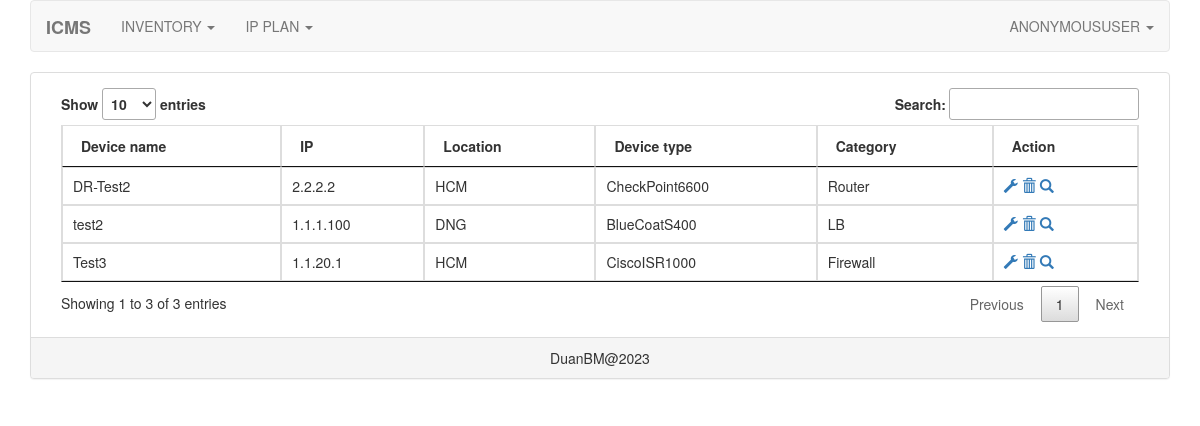
Page /inventory/list-device on the earlier database version.
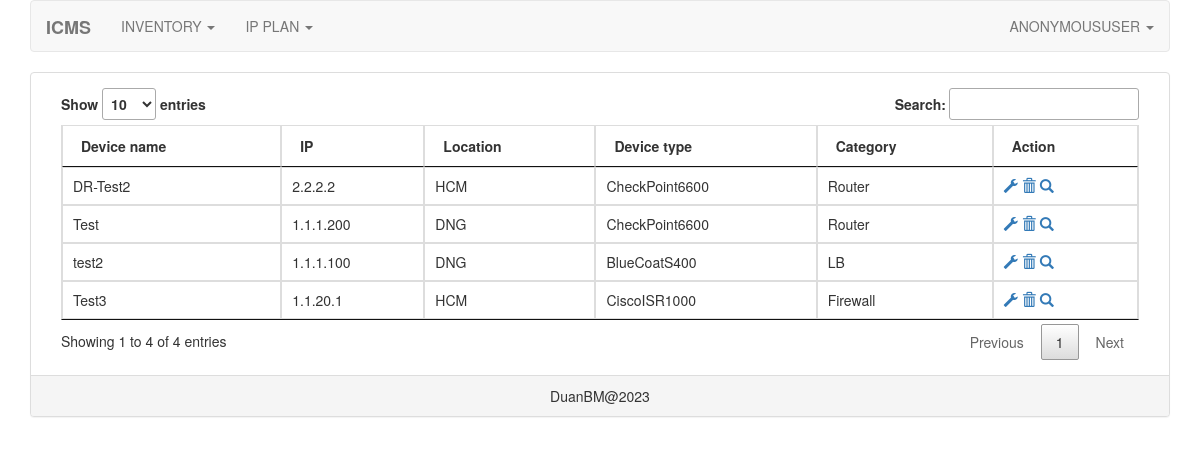
Same page on the later database version.
### inventory/models.py (models this page shows, shortened)
class DeviceModel(models.Model):
    device_name = models.CharField(max_length=1000)
    device_ip = models.GenericIPAddressField(unique=True)
    device_location = models.ForeignKey('DeviceLocation', on_delete=models.CASCADE)
    device_type = models.ForeignKey('DeviceType', on_delete=models.CASCADE)
    device_category = models.ForeignKey('DeviceCategory', on_delete=models.CASCADE)
    device_vendor = models.ForeignKey('DeviceVendor', on_delete=models.CASCADE)
    device_description = models.CharField(max_length=1000)
    device_creation_time = models.DateTimeField(auto_now=True)
    user_created = models.CharField(max_length=100)

class DeviceLocation(models.Model):
    device_location = models.CharField(max_length=1000, unique=True)
    description = models.CharField(max_length=1000)
    creation_time = models.DateTimeField(auto_now=True)
    user_created = models.CharField(max_length=100)
    def __str__(self):
        return self.device_location

class DeviceType(models.Model):
    device_type = models.CharField(max_length=1000, unique=True)
    description = models.CharField(max_length=1000)
    creation_time = models.DateTimeField(auto_now=True)
    user_created = models.CharField(max_length=100)
    def __str__(self):
        return self.device_type

class DeviceCategory(models.Model):
    device_category = models.CharField(max_length=1000, unique=True)
    description = models.CharField(max_length=1000)
    creation_time = models.DateTimeField(auto_now=True)
    user_created = models.CharField(max_length=100)
    def __str__(self):
        return self.device_category

### inventory/views.py (the view, shortened to what this page needs)
# urls.py: path('list-device', DeviceModelListView.as_view()),
class DeviceModelListView(ListView):
    model = DeviceModel
    context_object_name = 'devices'
    template_name = "list_device.html"

### inventory/templates/list_device.html (shortened to what this page needs)
{% extends 'base.html' %}
{% block content %}
<div class="col-xs-12 col-sm-12 col-md-12 col-lg-12">
    <div class="table-responsive">
        <table class="table table-hover table-bordered" id="list-device-table">
            <thead>
                    <th>Device name</th>
                    <th>IP</th>
                    <th>Location</th>
                    <th>Device type</th>
                    <th>Category</th>
                    <th>Action</th>
            </thead>
            <tbody>
                {% for obj in devices %}
                <tr>
                    <td>{{ obj.device_name }}</td>
                    <td>{{ obj.device_ip }}</td>
                    <td>{{ obj.device_location }}</td>
                    <td>{{ obj.device_type }}</td>
                    <td>{{ obj.device_category }}</td>
                    <td>
                        <a href="/inventory/update-device/{{ obj.id }}"><span class="glyphicon glyphicon-wrench" aria-hidden="true"></span></a>
                        <a data-toggle="modal" href='#delete-device-modal' id="{{ obj.id }}"><span class="glyphicon glyphicon-trash" aria-hidden="true"></span></a>
                        <a href="/inventory/detail-device/{{ obj.id }}"><span class="glyphicon glyphicon-search" aria-hidden="true"></span></a>
                    </td>
                </tr>
                {% endfor %}
            </tbody>
        </table>
    </div>
</div>
{% endblock content %}
{% block css %}
<link rel="stylesheet" href="/static/core/css/jquery-datatable.css">
{% endblock css %}

Differences in the rows shown:
added DeviceModel: device_name "Test", device_ip "1.1.1.200", device_location "DNG", device_type "CheckPoint6600", device_category "Router"
Other differences:
text written by a page script: "Show entries Search: Showing 1 to 3 of 3 entries Previous 1 Next" → "Show entries Search: Showing 1 to 4 of 4 entries Previous 1 Next"
